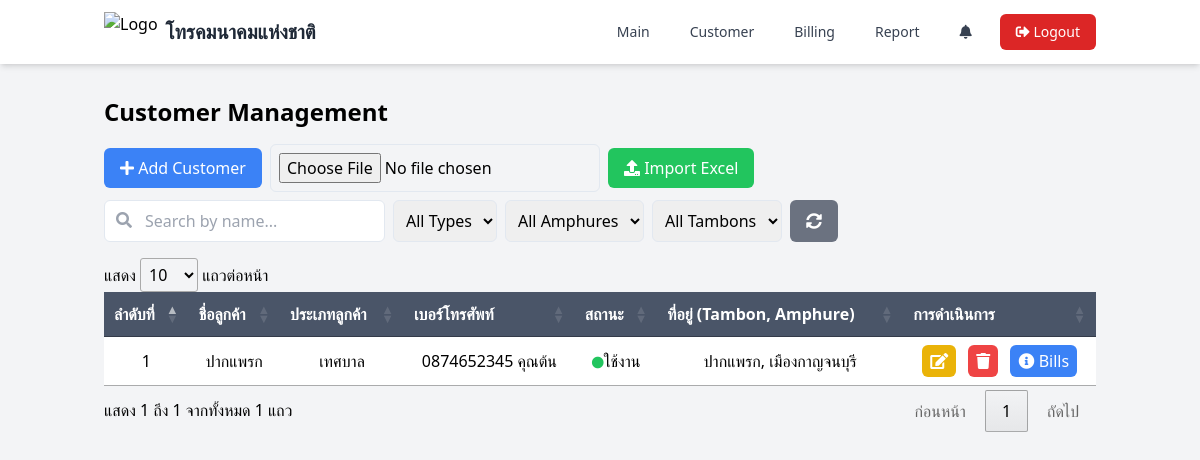
Before: /page/customer.php (signed in) with the older database file.
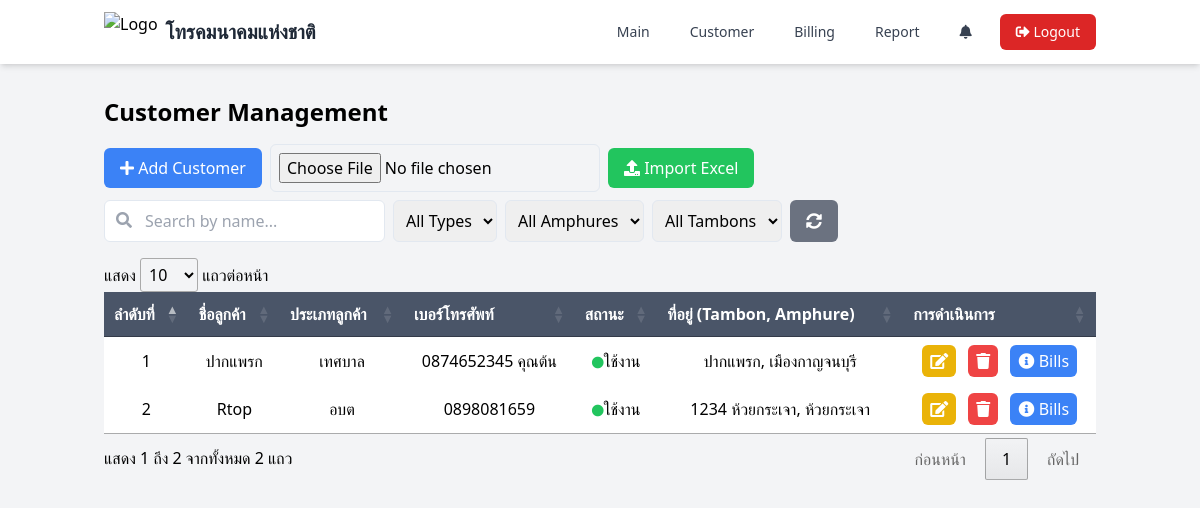
After: the same page with the newer database file.
### tables this page shows
CREATE TABLE `customers` (
  `id_customer` int(11) NOT NULL,
  `name_customer` varchar(100) DEFAULT NULL,
  `type_customer` enum('อบต','อบจ','เทศบาล','โรงแรม') DEFAULT NULL,
  `phone_customer` varchar(50) DEFAULT NULL,
  `status_customer` enum('ใช้งาน','ไม่ได้ใช้งาน') DEFAULT NULL,
  `id_address` int(11) DEFAULT NULL,
  `create_at` datetime DEFAULT NULL,
  `update_at` datetime DEFAULT NULL
);

CREATE TABLE `tambons` (
  `id_tambons` int(11) NOT NULL,
  `zip_code` int(11) NOT NULL,
  `name_tambons` varchar(150) NOT NULL,
  `id_amphures` int(11) NOT NULL
);

CREATE TABLE `amphures` (
  `id_amphures` int(11) NOT NULL,
  `name_amphures` varchar(150) NOT NULL
);

CREATE TABLE `address` (
  `id_address` int(11) NOT NULL,
  `info_address` text DEFAULT NULL,
  `id_amphures` int(11) DEFAULT NULL,
  `id_tambons` int(11) DEFAULT NULL
);

### page/customer.php (the view, shortened to what the changed rows need)
<?php
require_once  '../function/functions.php';
$customers = $conn->query("
    SELECT c.*, a.info_address, t.name_tambons, am.name_amphures
    FROM customers c
    JOIN address a ON c.id_address = a.id_address
    JOIN tambons t ON a.id_tambons = t.id_tambons
    JOIN amphures am ON a.id_amphures = am.id_amphures
")->fetch_all(MYSQLI_ASSOC);
?>
<!DOCTYPE html>
<html lang="en">
<head>
    <script src="https://cdn.tailwindcss.com"></script>
    <link rel="stylesheet" href="https://cdnjs.cloudflare.com/ajax/libs/font-awesome/5.15.4/css/all.min.css">
    <link rel="stylesheet" type="text/css" href="https://cdn.datatables.net/1.11.5/css/jquery.dataTables.css">
</head>
<body class="bg-gray-100">
    <?php include './components/navbar.php'; ?>
    <div class="container mx-auto px-4 py-8">
        <h1 class="text-2xl font-bold mb-4">Customer Management</h1>
        <div class="flex flex-wrap items-center justify-between mb-4">
            <div class="flex flex-wrap items-center gap-2">
            </div>
            <div class="flex flex-wrap gap-2">
            </div>
        </div>
        <table id="customerTable" class="   ">
            <thead>
                <tr>
                    <th class="py-2">ลำดับที่</th>
                    <th class="py-2">ชื่อลูกค้า</th>
                    <th class="py-2">ประเภทลูกค้า</th>
                    <th class="py-2">เบอร์โทรศัพท์</th>
                    <th class="py-2">สถานะ</th>
                    <th class="py-2">ที่อยู่ (Tambon, Amphure)</th>
                    <th class="py-2">การดำเนินการ</th>
                </tr>
            </thead>
            <tbody>
                <?php foreach ($customers as $customer): ?>
                    <tr>
                        <td class="py-2 text-center"></td>
                        <td class="py-2 text-center"><?= $customer['name_customer'] ?></td>
                        <td class="py-2 text-center"><?= $customer['type_customer'] ?></td>
                        <td class="py-2 text-center"><?= $customer['phone_customer'] ?></td>
                        <td class="py-2 text-center">
                            <?php if ($customer['status_customer'] === 'ใช้งาน'): ?>
                                <i class="fas fa-circle text-green-500"></i><?= $customer['status_customer'] ?>
                            <?php else: ?>
                                <i class="fas fa-circle text-red-500"></i><?= $customer['status_customer'] ?>
                            <?php endif; ?>
                        </td>
                        <td class="py-2 text-center">
                            <?= $customer['info_address'] ?> <?= $customer['name_tambons'] ?>, <?= $customer['name_amphures'] ?>
                        </td>
                        <td class="py-2 text-center">
                            <button onclick="editCustomer(<?= $customer['id_customer'] ?>)" class="bg-yellow-500 text-white px-2 py-1 rounded-md">
                                <i class="fas fa-edit"></i>
                            </button>
                            <button onclick="deleteCustomer(<?= $customer['id_customer'] ?>)" class="bg-red-500 text-white px-2 py-1 rounded-md ml-2">
                                <i class="fas fa-trash"></i>
                            </button>
                            <button onclick="window.location.href='bill.php?id_customer=<?= $customer['id_customer'] ?>'" class="bg-blue-500 text-white px-2 py-1 rounded-md ml-2">
                                <i class="fas fa-info-circle"></i> Bills
                            </button>
                        </td>
                    </tr>
                <?php endforeach; ?>
            </tbody>
        </table>
    </div>
</body>
</html>

Changed rows visible on the page:
added customers: name_customer "Rtop", type_customer "อบต", phone_customer "0898081659", status_customer "ใช้งาน", id_address.info_address "1234", tambons.name_tambons "ห้วยกระเจา", amphures.name_amphures "ห้วยกระเจา"
Other visible differences:
text written by a page script: "แสดง แถวต่อหน้า แสดง 1 ถึง 1 จากทั้งหมด 1 แถว ก่อนหน้า 1 ถัดไป" → "แสดง แถวต่อหน้า แสดง 1 ถึง 2 จากทั้งหมด 2 แถว ก่อนหน้า 1 ถัดไป"
